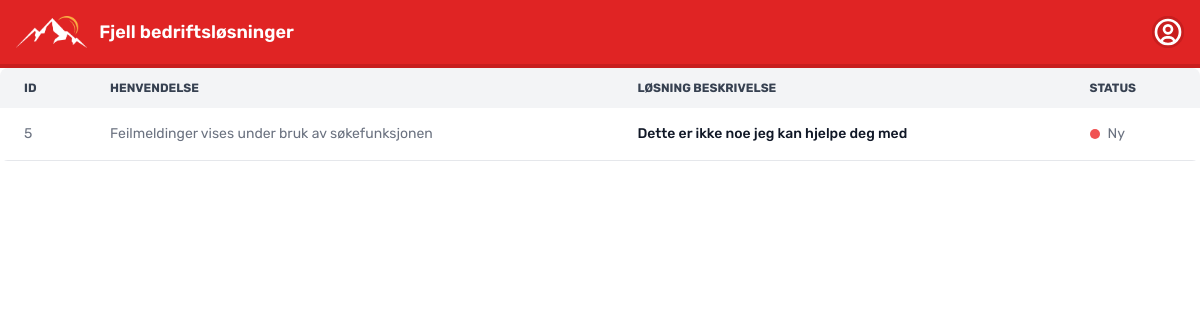
The app's page /ticket/received_ticket.php (signed in), older data.
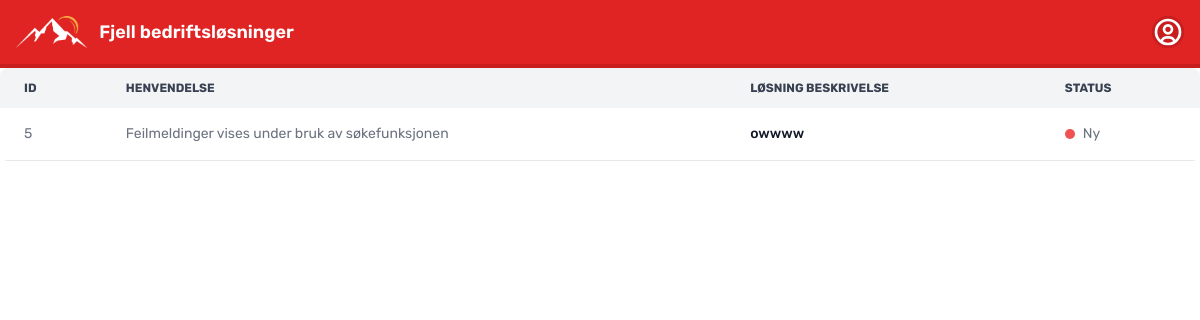
The same page, newer data.
### tables this page shows
CREATE TABLE `henvendelser` (
  `id` int(11) NOT NULL,
  `bruker_id` int(11) NOT NULL,
  `statuser_id` int(11) NOT NULL,
  `kategori_id` int(11) NOT NULL,
  `tidspunkt_opprettet` timestamp NOT NULL DEFAULT current_timestamp(),
  `beskrivelse` longtext NOT NULL,
  `loosning_beskrivelse` longtext NOT NULL
);

CREATE TABLE `statuser` (
  `id` int(11) NOT NULL,
  `status` varchar(45) NOT NULL,
  `farge` varchar(45) DEFAULT NULL
);

### ticket/received_ticket.php (the view, shortened to what this page needs)
<?php
require_once '../../../db_connection.php';
$user_id = $_SESSION['user_id'];
$henvendelser_stmt = $conn->prepare("SELECT beskrivelse, loosning_beskrivelse, statuser_id FROM henvendelser WHERE bruker_id = ?");
$henvendelser_stmt->bind_param("i", $user_id);
$henvendelser_stmt->execute();
$henvendelser_result = $henvendelser_stmt->get_result();
$num_rows = $henvendelser_result->num_rows;
?>
<!DOCTYPE html>
<html lang="en">
<head>
    <link href="https://cdn.jsdelivr.net/npm/tailwindcss@2.2.19/dist/tailwind.min.css" rel="stylesheet">
    <link href="https://cdnjs.cloudflare.com/ajax/libs/flowbite/2.3.0/flowbite.min.css" rel="stylesheet"/>
    <link rel="stylesheet" type="text/css" href="../style.css" />
</head>
<body>
<nav class="bg-red-600 dark:bg-gray-900 border-b-4 border-red-700">
    <div class="max-w-screen-xl flex flex-wrap items-center justify-between mx-auto p-4">
        <a href="" class="flex items-center space-x-3 rtl:space-x-reverse">
            <img src="../images/icon.png" class="h-8" alt="Logo" />
            <span class="hidden sm:block text-lg font-semibold whitespace-nowrap text-white">Fjell bedriftsløsninger</span>
        </a>
        <div class="flex items-center md:order-2 space-x-3 md:space-x-0 rtl:space-x-reverse">
            <button type="button" class="flex text-sm bg-red-700 rounded-full md:me-0 focus:ring-4 focus:ring-red-700" id="user-menu-button" aria-expanded="false" data-dropdown-toggle="user-dropdown" data-dropdown-placement="bottom">
            </button>
        </div>
    </div>
</nav>
<div class="hidden md:block">
<?php if ($num_rows > 0): ?>
<div class="relative overflow-x-auto sm:rounded-lg">
    <table class="w-full text-sm text-left rtl:text-right text-gray-500 dark:text-gray-400">
        <thead class="text-xs text-gray-700 uppercase bg-gray-100 dark:bg-gray-700 dark:text-gray-400">
            <tr>
                <th scope="col" class="px-6 py-3">
                    ID
                </th>
                <th scope="col" class="px-6 py-3">
                    Henvendelse
                </th>
                <th scope="col" class="px-6 py-3">
                    Løsning beskrivelse
                </th>
                <th scope="col" class="px-6 py-3">
                    Status
                </th>
            </tr>
        </thead>
        <tbody>
            <?php while ($row = $henvendelser_result->fetch_assoc()): ?>
                <tr class="bg-white border-b dark:bg-gray-800 dark:border-gray-700">
                    <td class="px-6 py-4">
                        <div class="flex items-center">
                            <?php
                            $henvendelse_id_stmt = $conn->prepare("SELECT id FROM henvendelser WHERE bruker_id = ? AND statuser_id = ?");
                            $henvendelse_id_stmt->bind_param("ii", $user_id, $row['statuser_id']);
                            $henvendelse_id_stmt->execute();
                            $henvendelse_id_result = $henvendelse_id_stmt->get_result();
                            $henvendelse_id_row = $henvendelse_id_result->fetch_assoc();
                            $henvendelse_id = $henvendelse_id_row['id'];
                            echo $henvendelse_id;
                            ?>
                        </div>
                    </td>
                    <td class="px-6 py-4 text-gray-500 dark:text-gray-400 whitespace-nowrap">
                        <?php
                        $truncated_description = strlen($row['beskrivelse']) > 50 ? substr($row['beskrivelse'], 0, 50) . "..." : $row['beskrivelse'];
                        echo $truncated_description;
                        ?>
                    </td>
                    <td class="px-6 py-4 font-medium text-gray-900 whitespace-nowrap dark:text-gray-300">
                        <?php echo $row['loosning_beskrivelse']; ?>
                    </td>
                    <td class="px-6 py-4">
                        <div class="flex items-center">
                            <?php
                            $status_stmt = $conn->prepare("SELECT status, farge FROM statuser WHERE id = ?");
                            $status_stmt->bind_param("i", $row['statuser_id']);
                            $status_stmt->execute();
                            $status_result = $status_stmt->get_result();
                            $status_row = $status_result->fetch_assoc();
                            $status_name = $status_row['status'];
                            $status_color = $status_row['farge'];
                            ?>
                            <div class="h-2.5 w-2.5 rounded-full <?php echo $status_color; ?> me-2"></div>
                            <?php echo $status_name; ?>
                        </div>
                    </td>
                </tr>
            <?php endwhile; ?>
        </tbody>
    </table>
</div>
</div>
<?php endif; ?>
</body>
</html>

### style.css (style rules this page uses)
* { font-family: "Rubik", sans-serif; font-style: normal; }

Row changes from the older to the newer data that the page shows:
changed henvendelser "Feilmeldinger vises under bruk av søkefunksjonen": loosning_beskrivelse "Dette er ikke noe jeg kan hjelpe deg med" → "owwww"
